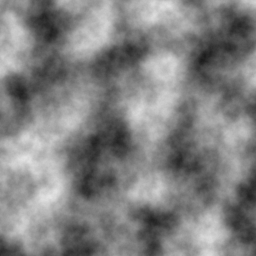
#> input picture main/plugins/rgb/resources/openSimplex2.bmp, 256 x 256 px
$ python invert_gif.py ../../../plugins/rgb/resources/openSimplex2.bmp
#> lines starting #> are read from the running program, lines starting #| are printed output that depends on the picture
#!/usr/bin/env python3
"""Invert a monochrome animated GIF.

Usage:
  python invert_gif.py input.gif               # creates input_inverted.gif
  python invert_gif.py input.gif -o out.gif    # write to out.gif
  python invert_gif.py input.gif --inplace     # overwrite input.gif

This script uses Pillow (install with `pip install Pillow`).
"""
import argparse
import os
import sys
import tempfile
from PIL import Image, ImageOps, ImageSequence


def invert_gif(in_path: str, out_path: str | None = None, inplace: bool = False) -> str:
#> called with inplace = False
    im = Image.open(in_path)
#> im is the input picture: PIL image 256x256 L; min 28, max 229, mean 128.9
    frames = []
    durations = []

    for frame in ImageSequence.Iterator(im):
        durations.append(frame.info.get("duration", 100))
        # Convert to RGB for reliable inversion, preserve alpha if present
        rgba = frame.convert("RGBA")
        rgb = rgba.convert("RGB")
        inverted_rgb = ImageOps.invert(rgb)
        # reattach alpha channel
        r, g, b = inverted_rgb.split()
        a = rgba.split()[3]
        inverted_rgba = Image.merge("RGBA", (r, g, b, a))
        # Convert to palettized frame for GIF saving
        pal = inverted_rgba.convert("P", palette=Image.ADAPTIVE)
        frames.append(pal)
#> this loop made 1 pass
#> pass 1, in invert_gif, `inverted_rgb = ImageOps.invert(rgb)`:
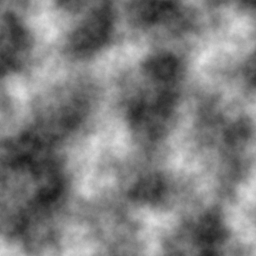
#> inverted_rgb: PIL image 256x256 RGB; min 26, max 227, mean 126.1
#> after the loop, durations = [100]; frames = 1 item

    if out_path is None:
        if inplace:
            # will replace after writing to temp
            out_path = in_path
        else:
            base, ext = os.path.splitext(in_path)
            out_path = f"{base}_inverted{ext}"

    # If writing inplace, write to a temp file first then replace
    if inplace and os.path.abspath(out_path) == os.path.abspath(in_path):
        fd, tmp_name = tempfile.mkstemp(suffix=os.path.splitext(in_path)[1])
        os.close(fd)
        save_path = tmp_name
    else:
        save_path = out_path

    loop = im.info.get("loop", 0)
#> loop = 0
    frames[0].save(
        save_path,
        save_all=True,
        append_images=frames[1:],
        duration=durations,
        loop=loop,
        disposal=2,
    )

    if save_path != out_path and inplace:
        os.replace(save_path, out_path)

    return out_path


def main():
    parser = argparse.ArgumentParser(description="Invert monochrome animated GIF frames")
    parser.add_argument("input", help="input GIF path")
    parser.add_argument("-o", "--output", help="output GIF path (default: add _inverted)")
    parser.add_argument("--inplace", action="store_true", help="overwrite input file safely")
    args = parser.parse_args()

    try:
        from PIL import Image  # noqa: F401
    except Exception:
        print("Pillow is required. Install with: pip install Pillow", file=sys.stderr)
        sys.exit(2)

    out = invert_gif(args.input, out_path=args.output, inplace=args.inplace)
    print(f"Saved: {out}")


if __name__ == "__main__":
    main()
